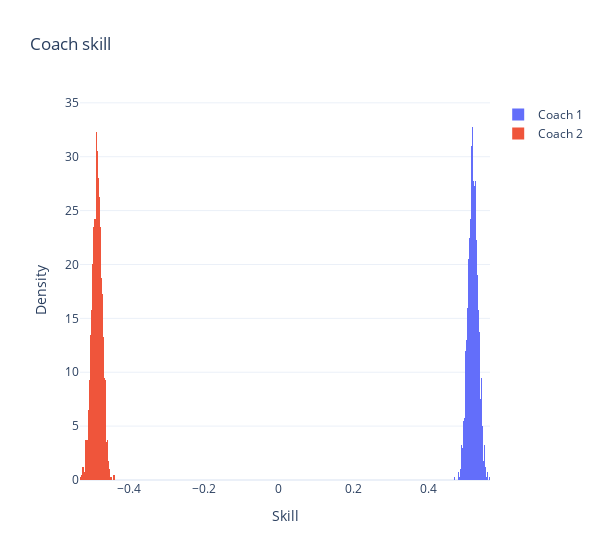

The notebook cell saved with this chart:
### Code cell
# Plot the results
fig = go.Figure()
fig.add_trace(go.Histogram(x=samples["coach1_skill"].detach().squeeze(), histnorm='probability density', name="Coach 1"))
fig.add_trace(go.Histogram(x=samples["coach2_skill"].detach().squeeze(), histnorm='probability density', name="Coach 2"))
fig.update_layout(barmode='overlay', xaxis_title="Skill", yaxis_title="Density", title="Coach skill", width=600)
fig.show()

### Figure 1 — Plotly figure (JSON) as saved in the notebook; plotly's stock layout.template omitted (floating-point values rounded to 4 significant figures; data arrays with more than 128 entries replaced by an {"elided": "..."} marker saying what was removed)
{"data": [{"histnorm": "probability density", "name": "Coach 1", "type": "histogram", "x": {"elided": "2000 float values"}}, {"histnorm": "probability density", "name": "Coach 2", "type": "histogram", "x": {"elided": "2000 float values"}}], "layout": {"barmode": "overlay", "title": {"text": "Coach skill"}, "width": 600, "xaxis": {"title": {"text": "Skill"}}, "yaxis": {"title": {"text": "Density"}}}}
